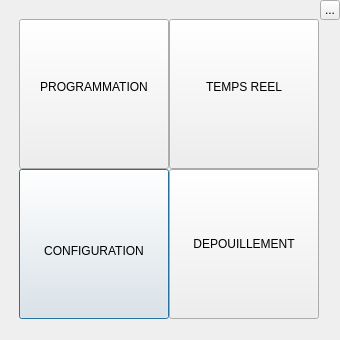
<?xml version="1.0" encoding="UTF-8"?>
<ui version="4.0">
 <class>WelcomeDialog</class>
 <widget class="QDialog" name="WelcomeDialog">
  <property name="geometry">
   <rect>
    <x>0</x>
    <y>0</y>
    <width>340</width>
    <height>340</height>
   </rect>
  </property>
  <property name="windowTitle">
   <string>Accueil Matisse</string>
  </property>
  <widget class="QWidget" name="gridLayoutWidget">
   <property name="geometry">
    <rect>
     <x>-1</x>
     <y>-1</y>
     <width>321</width>
     <height>321</height>
    </rect>
   </property>
   <layout class="QGridLayout" name="gridLayout">
    <property name="leftMargin">
     <number>20</number>
    </property>
    <property name="topMargin">
     <number>20</number>
    </property>
    <property name="spacing">
     <number>0</number>
    </property>
    <item row="1" column="0">
     <widget class="QPushButton" name="configModeLauncherButton">
      <property name="sizePolicy">
       <sizepolicy hsizetype="Expanding" vsizetype="Expanding">
        <horstretch>0</horstretch>
        <verstretch>0</verstretch>
       </sizepolicy>
      </property>
      <property name="minimumSize">
       <size>
        <width>150</width>
        <height>150</height>
       </size>
      </property>
      <property name="maximumSize">
       <size>
        <width>150</width>
        <height>150</height>
       </size>
      </property>
      <property name="text">
       <string>
CONFIGURATION</string>
      </property>
     </widget>
    </item>
    <item row="0" column="1">
     <widget class="QPushButton" name="realTimeModeLauncherButton">
      <property name="sizePolicy">
       <sizepolicy hsizetype="Expanding" vsizetype="Expanding">
        <horstretch>0</horstretch>
        <verstretch>0</verstretch>
       </sizepolicy>
      </property>
      <property name="minimumSize">
       <size>
        <width>150</width>
        <height>150</height>
       </size>
      </property>
      <property name="maximumSize">
       <size>
        <width>150</width>
        <height>150</height>
       </size>
      </property>
      <property name="text">
       <string>TEMPS REEL
</string>
      </property>
      <property name="autoRepeatInterval">
       <number>100</number>
      </property>
     </widget>
    </item>
    <item row="0" column="0">
     <widget class="QPushButton" name="progModeLauncherButton">
      <property name="sizePolicy">
       <sizepolicy hsizetype="Expanding" vsizetype="Expanding">
        <horstretch>0</horstretch>
        <verstretch>0</verstretch>
       </sizepolicy>
      </property>
      <property name="minimumSize">
       <size>
        <width>150</width>
        <height>150</height>
       </size>
      </property>
      <property name="maximumSize">
       <size>
        <width>150</width>
        <height>150</height>
       </size>
      </property>
      <property name="text">
       <string>PROGRAMMATION
</string>
      </property>
     </widget>
    </item>
    <item row="1" column="1">
     <widget class="QPushButton" name="deferredTimeModeLauncherButton">
      <property name="sizePolicy">
       <sizepolicy hsizetype="Expanding" vsizetype="Expanding">
        <horstretch>0</horstretch>
        <verstretch>0</verstretch>
       </sizepolicy>
      </property>
      <property name="maximumSize">
       <size>
        <width>150</width>
        <height>150</height>
       </size>
      </property>
      <property name="text">
       <string>DEPOUILLEMENT</string>
      </property>
     </widget>
    </item>
   </layout>
  </widget>
  <widget class="QToolButton" name="_TBU_welcomeCloseButton">
   <property name="geometry">
    <rect>
     <x>320</x>
     <y>0</y>
     <width>20</width>
     <height>20</height>
    </rect>
   </property>
   <property name="text">
    <string>...</string>
   </property>
   <property name="icon">
    <iconset resource="icons.qrc">
     <normaloff>:/qss_icons/icons/fermer.svg</normaloff>:/qss_icons/icons/fermer.svg</iconset>
   </property>
   <property name="iconSize">
    <size>
     <width>20</width>
     <height>20</height>
    </size>
   </property>
  </widget>
 </widget>
 <resources>
  <include location="icons.qrc"/>
 </resources>
 <connections/>
</ui>
